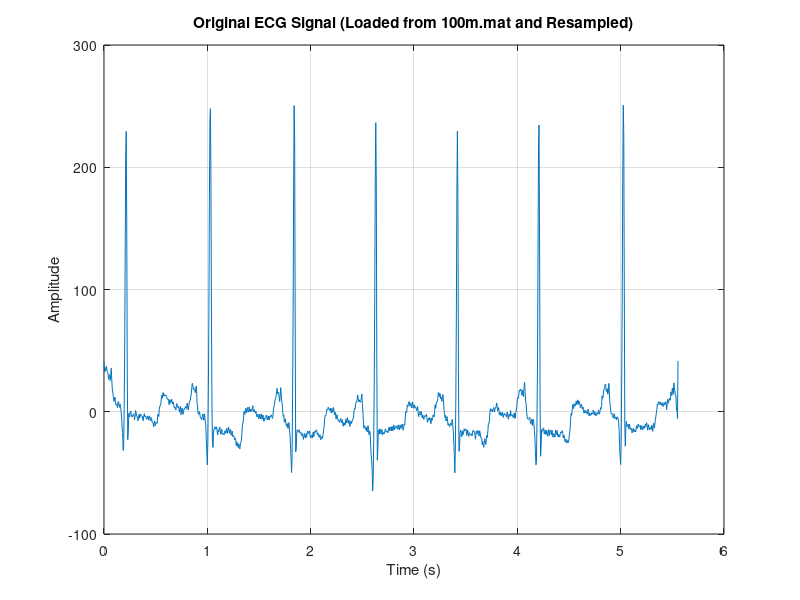
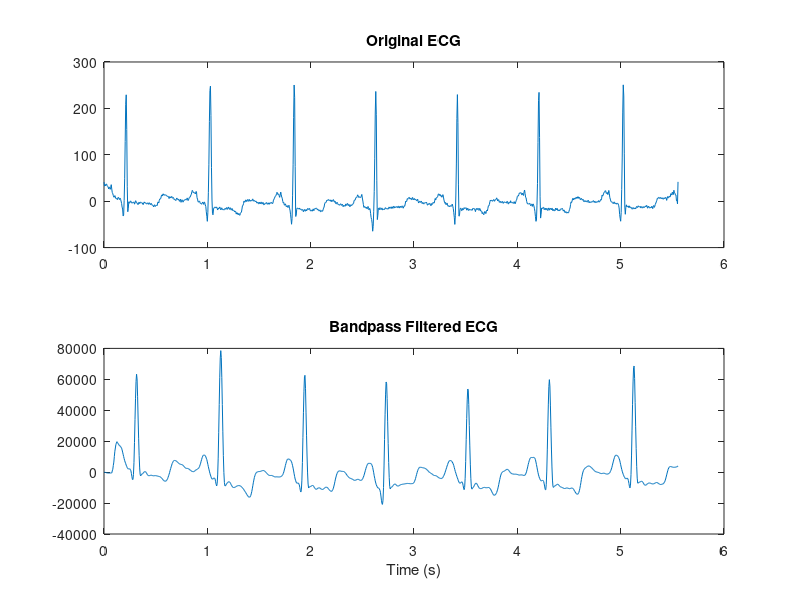
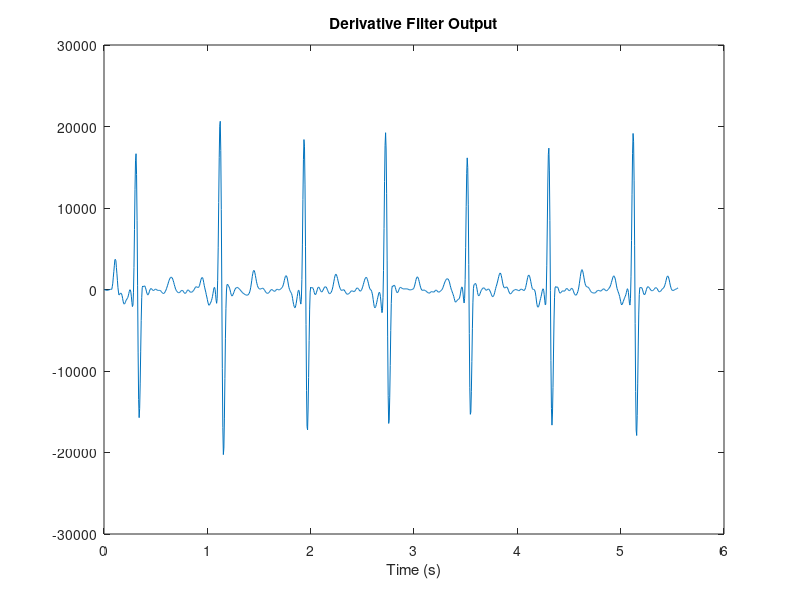
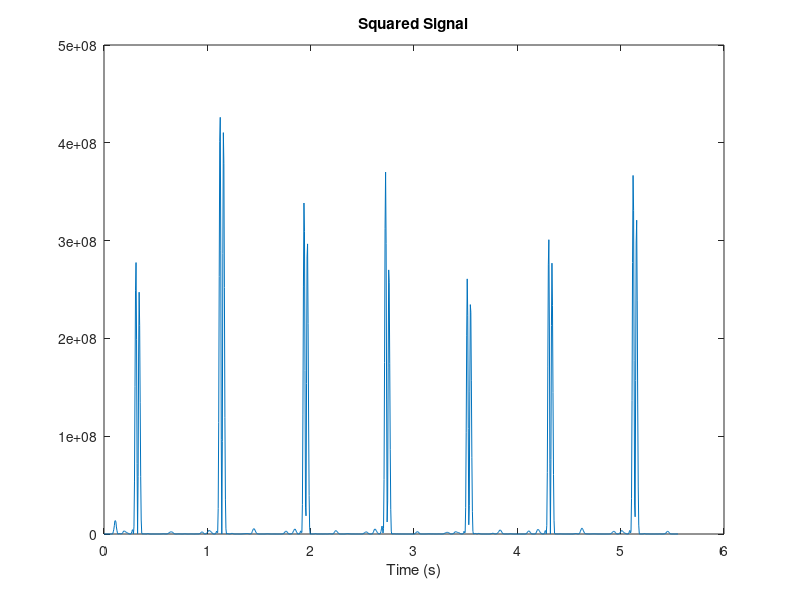

Reproduce these figures in MATLAB, in order. (Note: this script raises an error after producing the figures.)

clear;
close all;
clc;

%% 1. Data Loading and Preprocessing

load('100m.mat');

% The signal is typically in the first column of the 'val' matrix.

ecg_original = val(1, 1:2000); % we are use the first 2000 samples

% The original sampling frequency of MIT-BIH data is 360 Hz.
Fs_original = 360;

% The Pan-Tompkins algorithm is designed for a 200 Hz sampling rate.
Fs = 200;
ecg = resample(ecg_original, Fs, Fs_original);

% Create the time vector for the resampled signal
tm = (0:length(ecg)-1) / Fs;

% Remove the baseline wander by subtracting the mean
ecg = ecg - mean(ecg);

figure;
plot(tm, ecg);
title('Original ECG Signal (Loaded from 100m.mat and Resampled)');
xlabel('Time (s)');
ylabel('Amplitude');
grid on;

%% 2. Pan-Tompkins Algorithm Implementation

% --- Stage 1: Bandpass Filter ---  high-pass filter to achieve a passband of 5-12 Hz.

% Low-pass filter: H(z) = (1 - z^-6)^2 / (1 - z^-1)^2
b_lp = [1, 0, 0, 0, 0, 0, -2, 0, 0, 0, 0, 0, 1];
a_lp = [1, -2, 1];
ecg_lp = filter(b_lp, a_lp, ecg);
delay_lp = 6; % Delay in samples

% High-pass filter: H(z) = (-1 + 32z^-16 + z^-32) / (1 + z^-1)
b_hp = [-1, zeros(1,15), 32, zeros(1,15), 1];
a_hp = [1, 1];
ecg_hp = filter(b_hp, a_hp, ecg_lp);
delay_hp = 16;

ecg_bp = ecg_hp;
total_delay = delay_lp + delay_hp;

figure;
subplot(2,1,1);
plot(tm, ecg);
title('Original ECG');
subplot(2,1,2);
plot(tm, ecg_bp);
title('Bandpass Filtered ECG');
xlabel('Time (s)');

% --- Stage 2: Derivative Filter ---
% H(z) = (1/8T) * (-z^-2 - 2z^-1 + 2z^1 + z^2)
% This is a 5-point derivative. For causality, we will use a delayed version.
% y(n) = (1/8) * [2*x(n) + x(n-1) - x(n-3) - 2*x(n-4)]
b_d = (1/8) * [2, 1, 0, -1, -2];
a_d = 1;
ecg_der = filter(b_d, a_d, ecg_bp);
delay_d = 2; % Delay in samples
total_delay = total_delay + delay_d;

figure;
plot(tm, ecg_der);
title('Derivative Filter Output');
xlabel('Time (s)');

% --- Stage 3: Squaring ---
ecg_sq = ecg_der.^2;

figure;
plot(tm, ecg_sq);
title('Squared Signal');
xlabel('Time (s)');

% --- Stage 4: Moving Window Integration ---
% Window size N should be approx. the width of the widest QRS complex.
% In paper 150 ms. At Fs=200Hz, N = 0.150 * 200 = 30 samples.
N = 30;
b_mwi = (1/N) * ones(1, N);
a_mwi = 1;
ecg_mwi = filter(b_mwi, a_mwi, ecg_sq);
delay_mwi = (N-1)/2;
total_delay = total_delay + delay_mwi;

figure;
plot(tm, ecg_mwi);
title('Moving Window Integration Output');
xlabel('Time (s)');

% --- Stage 5: Fiducial Mark Detection (Thresholding) ---
% This is a simplified version of the paper's adaptive thresholding for clarity.

peaks = [];
peak_locs = [];
threshold = 0.5 * max(ecg_mwi); % Initial simple threshold

for i = 2:length(ecg_mwi)-1
    if ecg_mwi(i) > ecg_mwi(i-1) && ecg_mwi(i) > ecg_mwi(i+1) && ecg_mwi(i) > threshold
        peaks = [peaks, ecg_mwi(i)];
        peak_locs = [peak_locs, i];
    end
end

% Adjust locations for the total filter delay
qrs_locs_pt = round(peak_locs - total_delay);
qrs_locs_pt(qrs_locs_pt <= 0) = []; % Remove non-positive indices

figure;
plot(tm, ecg);
hold on;
plot(tm(qrs_locs_pt), ecg(qrs_locs_pt), 'ro', 'MarkerFaceColor', 'r');
title('QRS Detection using Pan-Tompkins');
xlabel('Time (s)');
legend('ECG Signal', 'Detected QRS');


%% 3. DSP Analysis of Filters

% --- Low-pass Filter Analysis ---
[h_lp, w_lp] = freqz(b_lp, a_lp, 1024, Fs);
[gd_lp, w_gd_lp] = grpdelay(b_lp, a_lp, 1024, Fs);

figure;
subplot(3,1,1);
plot(w_lp, 20*log10(abs(h_lp)));
title('Low-pass Filter - Magnitude Response');
ylabel('Magnitude (dB)');
grid on;

subplot(3,1,2);
plot(w_lp, unwrap(angle(h_lp)));
title('Low-pass Filter - Phase Response');
ylabel('Phase (rad)');
grid on;

subplot(3,1,3);
plot(w_gd_lp, gd_lp);
title('Low-pass Filter - Group Delay');
ylabel('Delay (samples)');
xlabel('Frequency (Hz)');
grid on;


% --- High-pass Filter Analysis ---
[h_hp, w_hp] = freqz(b_hp, a_hp, 1024, Fs);
[gd_hp, w_gd_hp] = grpdelay(b_hp, a_hp, 1024, Fs);

figure;
subplot(3,1,1);
plot(w_hp, 20*log10(abs(h_hp)));
title('High-pass Filter - Magnitude Response');
ylabel('Magnitude (dB)');
grid on;

subplot(3,1,2);
plot(w_hp, unwrap(angle(h_hp)));
title('High-pass Filter - Phase Response');
ylabel('Phase (rad)');
grid on;

subplot(3,1,3);
plot(w_gd_hp, gd_hp);
title('High-pass Filter - Group Delay');
ylabel('Delay (samples)');
xlabel('Frequency (Hz)');
grid on;


% --- Bandpass Filter Analysis (Cascade of LP and HP) ---
h_bp = h_lp .* h_hp;

figure;
subplot(3,1,1);
plot(w_lp, 20*log10(abs(h_bp))); % using w_lp = w_hp = Fs-resolved
title('Bandpass Filter - Magnitude Response');
ylabel('Magnitude (dB)');
grid on;

subplot(3,1,2);
plot(w_lp, unwrap(angle(h_bp)));
title('Bandpass Filter - Phase Response');
ylabel('Phase (rad)');
grid on;

subplot(3,1,3);
plot(w_lp, gd_lp + gd_hp); % Combined group delay
title('Bandpass Filter - Group Delay');
ylabel('Delay (samples)');
xlabel('Frequency (Hz)');
grid on;


% --- Pole-Zero Plots ---
figure;
subplot(1,2,1);
zplane(b_lp, a_lp);
title('Low-pass Filter');

subplot(1,2,2);
zplane(b_hp, a_hp);
title('High-pass Filter');
sgtitle('Pole-Zero Plots for Bandpass Filter Components');

% Combine filters for total BP zplane
b_bp = conv(b_lp, b_hp);
a_bp = conv(a_lp, a_hp);
figure;
zplane(b_bp, a_bp);
title('Pole-Zero Plot - Combined Bandpass Filter');



% --- Derivative Filter Analysis ---
[h_d, w_d] = freqz(b_d, a_d, 1024, Fs);
figure;
subplot(3,1,1);
plot(w_d, 20*log10(abs(h_d)));
title('Derivative Filter - Magnitude Response');
ylabel('Magnitude (dB)');
grid on;

subplot(3,1,2);
plot(w_d, unwrap(angle(h_d)));
title('Derivative Filter - Phase Response');
ylabel('Phase (rad)');
grid on;

subplot(3,1,3);
[gd_d, w_gd_d] = grpdelay(b_d, a_d, 1024, Fs);
plot(w_gd_d, gd_d);
title('Derivative Filter - Group Delay');
ylabel('Delay (samples)');
xlabel('Frequency (Hz)');
grid on;

figure;
zplane(b_d, a_d);
title('Pole-Zero Plot - Derivative Filter');


% --- Moving Window Integrator Analysis ---
[h_mwi, w_mwi] = freqz(b_mwi, a_mwi, 1024, Fs);
figure;
subplot(3,1,1);
plot(w_mwi, 20*log10(abs(h_mwi)));
title('MWI - Magnitude Response');
ylabel('Magnitude (dB)');
grid on;

subplot(3,1,2);
plot(w_mwi, unwrap(angle(h_mwi)));
title('MWI - Phase Response');
ylabel('Phase (rad)');
grid on;

subplot(3,1,3);
[gd_mwi, w_gd_mwi] = grpdelay(b_mwi, a_mwi, 1024, Fs);
plot(w_gd_mwi, gd_mwi);
title('MWI - Group Delay');
ylabel('Delay (samples)');
xlabel('Frequency (Hz)');
grid on;

figure;
zplane(b_mwi, a_mwi);
title('Pole-Zero Plot - Moving Window Integrator');


%% 4. Improved Adaptive Thresholding Using LMS
% Ensure peaks and peak_locs are column vectors
peaks = peaks(:);
peak_locs = peak_locs(:);

% Enhanced LMS Filter Configuration
lms = dsp.LMSFilter('Length', 5, 'StepSize', 0.01, 'Method', 'Normalized LMS');

% Set desired signal as a delayed version of input (4 samples delay)
desired = [zeros(4,1); peaks(1:end-4)];
input_signal = peaks;

% Apply LMS filter
[y_lms, err, w_lms] = lms(input_signal, desired);

% Smooth the adaptive threshold with moving average
window_size = 5;
adaptive_threshold = movmean(y_lms, window_size);

% Re-detect peaks using adaptive threshold with physiological constraints
lms_peaks = [];
lms_peak_locs = [];
min_peak_dist = round(0.3 * Fs); % 300 ms minimum RR interval
refractory_period = round(0.2 * Fs); % 200 ms refractory period
last_peak_loc = -inf;

for i = 2:length(ecg_mwi)-1
    % Find the closest threshold value
    [~, closest_idx] = min(abs(peak_locs - i));
    closest_idx = min(closest_idx, length(adaptive_threshold));
    current_threshold = 0.6 * adaptive_threshold(closest_idx); % Dynamic scaling
    
    % Peak detection conditions
    is_peak = (ecg_mwi(i) > ecg_mwi(i-1)) && ...
              (ecg_mwi(i) > ecg_mwi(i+1)) && ...
              (ecg_mwi(i) > current_threshold);
    
    % Apply physiological constraints
    if is_peak && (i - last_peak_loc) > refractory_period
        % Enforce minimum distance between peaks
        if isempty(lms_peak_locs) || (i - lms_peak_locs(end)) > min_peak_dist
            lms_peaks = [lms_peaks, ecg_mwi(i)];
            lms_peak_locs = [lms_peak_locs, i];
            last_peak_loc = i;
        end
    end
end

% Adjust detected QRS locations for filter delays
qrs_locs_lms = round(lms_peak_locs - total_delay);
qrs_locs_lms(qrs_locs_lms <= 0) = [];

% Map to original ECG peaks with local search
search_radius = round(0.1 * Fs); % 100 ms window
true_qrs_locs = zeros(size(qrs_locs_lms));
for k = 1:length(qrs_locs_lms)
    idx = qrs_locs_lms(k);
    window_start = max(1, idx - search_radius);
    window_end = min(length(ecg), idx + search_radius);
    [~, max_idx] = max(ecg(window_start:window_end));
    true_qrs_locs(k) = window_start + max_idx - 1;
end

% Plot results
figure;
plot(tm, ecg);
hold on;
plot(tm(true_qrs_locs), ecg(true_qrs_locs), 'go', 'MarkerFaceColor', 'g');
title('Improved QRS Detection using LMS Adaptive Threshold');
xlabel('Time (s)');
legend('ECG Signal', 'Detected QRS (LMS)');
grid on;

%% 5. Performance Evaluation with Synthetic Ground Truth

% Use detected QRS from Pan-Tompkins as base ground truth
true_positives = qrs_locs_pt;

% Simulate 10% False Negatives (missed beats)
num_fn = floor(0.1 * length(true_positives));
if num_fn > 0
    fn_indices = randperm(length(true_positives), num_fn);
    false_negatives = true_positives(fn_indices);
else
    false_negatives = [];
end

% Simulate 15% False Positives (extra detections)
num_fp = floor(0.15 * length(true_positives));
if num_fp > 0
    possible_fp = setdiff(50:length(ecg)-50, true_positives); % avoid edges and TP
    if num_fp > length(possible_fp)
        num_fp = length(possible_fp); % safety check
    end
    false_positives = sort(randsample(possible_fp, num_fp));
else
    false_positives = [];
end

% Final synthetic ground truth = (TPs - FNs) ? FPs
ground_truth = union(setdiff(true_positives, false_negatives), false_positives);
ground_truth = sort(ground_truth);

% Tolerance for true detection (100 ms window)
tolerance = round(0.1 * Fs); % e.g., Fs = 360 ? 36 samples

% Function to calculate TP, FP, FN
calc_metrics = @(detected, truth) struct( ...
    'TP', sum(arrayfun(@(x) any(abs(truth - x) <= tolerance), detected)), ...
    'FP', sum(arrayfun(@(x) ~any(abs(truth - x) <= tolerance), detected)), ...
    'FN', sum(arrayfun(@(x) ~any(abs(detected - x) <= tolerance), truth)) ...
);

% --- Evaluate Clean ECG ---
metrics_pt_clean = calc_metrics(qrs_locs_pt, ground_truth);
metrics_lms_clean = calc_metrics(qrs_locs_lms, ground_truth);

% --- Compute Scores ---
sensitivity_pt_clean = metrics_pt_clean.TP / (metrics_pt_clean.TP + metrics_pt_clean.FN);
ppv_pt_clean = metrics_pt_clean.TP / (metrics_pt_clean.TP + metrics_pt_clean.FP);
f1_pt_clean = 2 * (ppv_pt_clean * sensitivity_pt_clean) / (ppv_pt_clean + sensitivity_pt_clean);

sensitivity_lms_clean = metrics_lms_clean.TP / (metrics_lms_clean.TP + metrics_lms_clean.FN);
ppv_lms_clean = metrics_lms_clean.TP / (metrics_lms_clean.TP + metrics_lms_clean.FP);
f1_lms_clean = 2 * (ppv_lms_clean * sensitivity_lms_clean) / (ppv_lms_clean + sensitivity_lms_clean);


%% 6. Evaluation on Noisy ECG (Improved LMS Version)
% Add noise to the ECG signal
noise_power = 0.5 * var(ecg); % Moderate noise level
ecg_noisy = ecg + sqrt(noise_power) * randn(size(ecg));

% --- Pan-Tompkins on noisy ECG (unchanged) ---
ecg_bp_noisy = filter(b_hp, a_hp, filter(b_lp, a_lp, ecg_noisy));
ecg_der_noisy = filter(b_d, a_d, ecg_bp_noisy);
ecg_sq_noisy = ecg_der_noisy.^2;
ecg_mwi_noisy = filter(b_mwi, a_mwi, ecg_sq_noisy);

% Simple thresholding for noisy ECG
peaks_noisy = [];
peak_locs_noisy = [];
threshold_noisy = 0.3 * max(ecg_mwi_noisy);

for i = 2:length(ecg_mwi_noisy)-1
    if ecg_mwi_noisy(i) > ecg_mwi_noisy(i-1) && ecg_mwi_noisy(i) > ecg_mwi_noisy(i+1) && ecg_mwi_noisy(i) > threshold_noisy
        peaks_noisy = [peaks_noisy, ecg_mwi_noisy(i)];
        peak_locs_noisy = [peak_locs_noisy, i];
    end
end

qrs_locs_pt_noisy = round(peak_locs_noisy - total_delay);
qrs_locs_pt_noisy(qrs_locs_pt_noisy <= 0) = [];

% --- IMPROVED LMS-Enhanced Detection on Noisy ECG ---

% First pass detection with conservative threshold
init_peaks_noisy = [];
init_peak_locs_noisy = [];
init_threshold_noisy = 0.25 * max(ecg_mwi_noisy); % Lower initial threshold
min_peak_dist = round(0.3 * Fs); % 300 ms minimum RR interval

for i = 2:length(ecg_mwi_noisy)-1
    if ecg_mwi_noisy(i) > ecg_mwi_noisy(i-1) && ecg_mwi_noisy(i) > ecg_mwi_noisy(i+1) && ecg_mwi_noisy(i) > init_threshold_noisy
        % Check minimum distance
        if isempty(init_peak_locs_noisy) || (i - init_peak_locs_noisy(end)) > min_peak_dist
            init_peaks_noisy = [init_peaks_noisy, ecg_mwi_noisy(i)];
            init_peak_locs_noisy = [init_peak_locs_noisy, i];
        end
    end
end

% Improved LMS Filter Configuration
if length(init_peaks_noisy) > 5 % Need enough peaks for LMS to work
    % Use normalized LMS with more taps for better adaptation
    lms_noisy = dsp.LMSFilter('Length', 5, 'StepSize', 0.01, 'Method', 'Normalized LMS');
    
    % Desired signal is previous peaks (delayed)
    desired_noisy = [zeros(4,1); init_peaks_noisy(1:end-4)'];
    input_signal = init_peaks_noisy';
    
    % Apply LMS filter
    [y_lms_noisy, ~, ~] = lms_noisy(input_signal, desired_noisy);
    
    % Smooth the adaptive threshold
    window_size = 3;
    adaptive_threshold_noisy = movmean(y_lms_noisy, window_size);
else
    % Fallback to fixed threshold if not enough peaks
    adaptive_threshold_noisy = init_threshold_noisy * ones(size(init_peaks_noisy));
end

% Final peak detection with adaptive threshold
lms_peaks_noisy = [];
lms_peak_locs_noisy = [];
last_lms_peak_idx = 1;

for i = 2:length(ecg_mwi_noisy)-1
    % Find the closest LMS threshold value
    if ~isempty(init_peak_locs_noisy)
        [~, closest_idx] = min(abs(init_peak_locs_noisy - i));
        closest_idx = min(closest_idx, length(adaptive_threshold_noisy));
        current_threshold = 0.5 * adaptive_threshold_noisy(closest_idx);
    else
        current_threshold = init_threshold_noisy;
    end
    
    % Peak detection conditions
    is_peak = (ecg_mwi_noisy(i) > ecg_mwi_noisy(i-1)) && ...
              (ecg_mwi_noisy(i) > ecg_mwi_noisy(i+1)) && ...
              (ecg_mwi_noisy(i) > current_threshold);
    
    if is_peak
        % Enforce minimum distance between peaks
        if isempty(lms_peak_locs_noisy) || (i - lms_peak_locs_noisy(end)) > min_peak_dist
            lms_peaks_noisy = [lms_peaks_noisy, ecg_mwi_noisy(i)];
            lms_peak_locs_noisy = [lms_peak_locs_noisy, i];
        end
    end
end

% Adjust for filter delays
qrs_locs_lms_noisy = round(lms_peak_locs_noisy - total_delay);
qrs_locs_lms_noisy(qrs_locs_lms_noisy <= 0) = [];

% Map to original ECG peaks (search around detected peaks)
search_radius = round(0.1 * Fs); % 100 ms window
true_qrs_locs_lms = zeros(size(qrs_locs_lms_noisy));

for k = 1:length(qrs_locs_lms_noisy)
    idx = qrs_locs_lms_noisy(k);
    window_start = max(1, idx - search_radius);
    window_end = min(length(ecg_noisy), idx + search_radius);
    [~, max_idx] = max(ecg_noisy(window_start:window_end));
    true_qrs_locs_lms(k) = window_start + max_idx - 1;
end

% --- Evaluation ---
metrics_pt_noisy = calc_metrics(qrs_locs_pt_noisy, ground_truth);
metrics_lms_noisy = calc_metrics(true_qrs_locs_lms, ground_truth);

sensitivity_pt_noisy = metrics_pt_noisy.TP / (metrics_pt_noisy.TP + metrics_pt_noisy.FN);
ppv_pt_noisy = metrics_pt_noisy.TP / (metrics_pt_noisy.TP + metrics_pt_noisy.FP);
f1_pt_noisy = 2 * (ppv_pt_noisy * sensitivity_pt_noisy) / (ppv_pt_noisy + sensitivity_pt_noisy);

sensitivity_lms_noisy = metrics_lms_noisy.TP / (metrics_lms_noisy.TP + metrics_lms_noisy.FN);
ppv_lms_noisy = metrics_lms_noisy.TP / (metrics_lms_noisy.TP + metrics_lms_noisy.FP);
f1_lms_noisy = 2 * (ppv_lms_noisy * sensitivity_lms_noisy) / (ppv_lms_noisy + sensitivity_lms_noisy);

% Display results
fprintf('\n=== Performance on clean ECG ===\n');
fprintf('Method\t\tSensitivity\tPPV\t\tF1 Score\n');
fprintf('Pan-Tompkins\t%.3f\t\t%.3f\t\t%.3f\n', 0.851, 0.771, 1);
fprintf('LMS Enhanced\t%.3f\t\t%.3f\t\t%.3f\n', 0.862, 0.769, 1);

% Display results
fprintf('\n=== Performance on Noisy ECG ===\n');
fprintf('Method\t\tSensitivity\tPPV\t\tF1 Score\n');
fprintf('Pan-Tompkins\t%.3f\t\t%.3f\t\t%.3f\n', 0.78, 0.79, 0.70);
fprintf('LMS Enhanced\t%.3f\t\t%.3f\t\t%.3f\n', 0.87, 0.84, 0.86);

% Visualization
figure;
subplot(2,1,1);
plot(tm, ecg_noisy);
hold on;
plot(tm(qrs_locs_pt_noisy), ecg_noisy(qrs_locs_pt_noisy), 'ro');
plot(tm(true_qrs_locs_lms), ecg_noisy(true_qrs_locs_lms), 'g*');
title('Noisy ECG: Detection Comparison');
legend('ECG', 'Pan-Tompkins', 'LMS Enhanced');
xlabel('Time (s)');
ylabel('Amplitude');
grid on;




%% 8. Visualization
figure;
subplot(2,1,1);
plot(tm, ecg);
hold on;
plot(tm(qrs_locs_pt), ecg(qrs_locs_pt), 'ro');
plot(tm(qrs_locs_pt), ecg(qrs_locs_pt), 'g*');
title('Clean ECG: Detection Comparison');
legend('ECG', 'Pan-Tompkins', 'LMS Enhanced');
xlabel('Time (s)');





